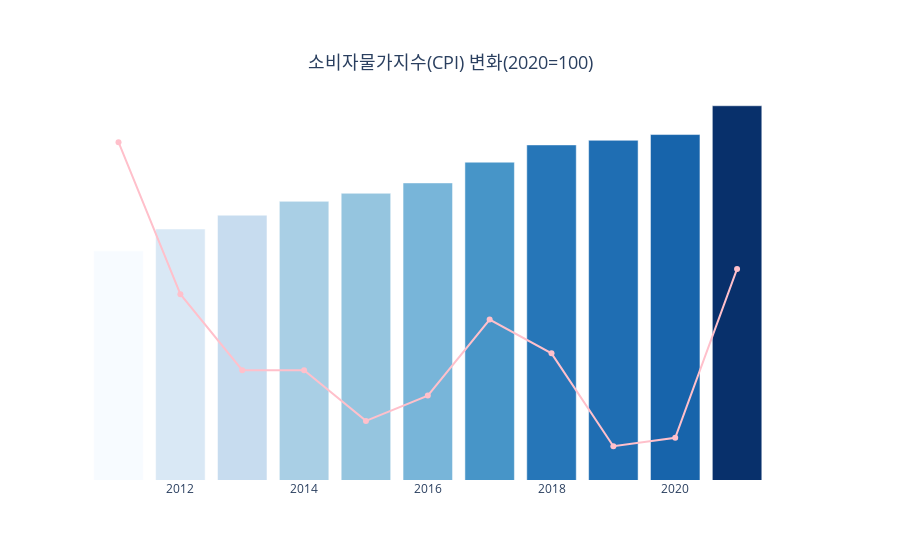

Notebook cell for this chart:
### Code cell
df_cpi = data_load('team03', 'consumer_price_index')
df_cpi.set_index('years', inplace=True)

# display(df_cpi)

fig = make_subplots(specs=[[{"secondary_y": True}]])

fig.add_trace(go.Bar(x=df_cpi.index, y=df_cpi['CPI'], name="소비자물가지수",
                     marker=dict(color=df_cpi['CPI'], colorscale='blues'), yaxis='y1'))

fig.add_trace(go.Scatter(x=df_cpi.index, y=df_cpi['CPI_inflation'], name="증가율", mode='lines+markers',
                         marker=dict(color='pink'), yaxis='y2'))

fig.update_layout(title={'text': '소비자물가지수(CPI) 변화(2020=100)', 'font_size': 18, 'y': 0.9, 'x': 0.5,
                         'xanchor': 'center', 'yanchor': 'top'}, template='plotly_white', showlegend=False,
                  xaxis_showgrid=False, yaxis_showgrid=False)

fig.update_xaxes(title_text="")
fig.update_yaxes(visible=False, showticklabels=False)

fig.update_yaxes(range=[70,103], secondary_y=False)
fig.update_yaxes(range=[0,4.5], secondary_y=True)


fig.show()

### Figure 1 — Plotly figure (JSON) as saved in the notebook; plotly's stock layout.template omitted (floating-point values rounded to 4 significant figures)
{"data": [{"marker": {"color": [89.9, 91.8, 93, 94.2, 94.9, 95.8, 97.6, 99.1, 99.5, 100, 102.5], "colorscale": [[0, "rgb(247,251,255)"], [0.125, "rgb(222,235,247)"], [0.25, "rgb(198,219,239)"], [0.375, "rgb(158,202,225)"], [0.5, "rgb(107,174,214)"], [0.625, "rgb(66,146,198)"], [0.75, "rgb(33,113,181)"], [0.875, "rgb(8,81,156)"], [1, "rgb(8,48,107)"]]}, "name": "소비자물가지수", "type": "bar", "x": [2011, 2012, 2013, 2014, 2015, 2016, 2017, 2018, 2019, 2020, 2021], "y": [89.9, 91.8, 93, 94.2, 94.9, 95.8, 97.6, 99.1, 99.5, 100, 102.5], "yaxis": "y"}, {"marker": {"color": "pink"}, "mode": "lines+markers", "name": "증가율", "type": "scatter", "x": [2011, 2012, 2013, 2014, 2015, 2016, 2017, 2018, 2019, 2020, 2021], "y": [4, 2.2, 1.3, 1.3, 0.7, 1, 1.9, 1.5, 0.4, 0.5, 2.5], "yaxis": "y2"}], "layout": {"showlegend": false, "title": {"font": {"size": 18}, "text": "소비자물가지수(CPI) 변화(2020=100)", "x": 0.5, "xanchor": "center", "y": 0.9, "yanchor": "top"}, "xaxis": {"anchor": "y", "domain": [0, 0.94], "showgrid": false, "title": {"text": ""}}, "yaxis": {"anchor": "x", "domain": [0, 1], "range": [70, 103], "showgrid": false, "showticklabels": false, "visible": false}, "yaxis2": {"anchor": "x", "overlaying": "y", "range": [0, 4.5], "showticklabels": false, "side": "right", "visible": false}}}
